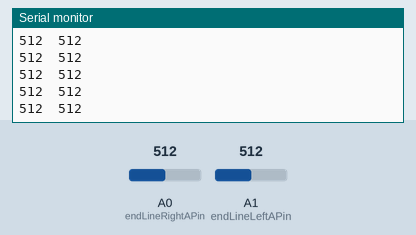
This sketch was run on a simulated Arduino Uno, built with avr-gcc and run on an emulated ATmega328P. Shown: the last lines printed to the serial monitor. Inputs (shaded band) come from the test bench; at power-on: A0 (endLineRightAPin) = 512, A1 (endLineLeftAPin) = 512.

Above: at 1.2 s.
1.3 s: A0 (endLineRightAPin) set to 716
At 1.9 s:
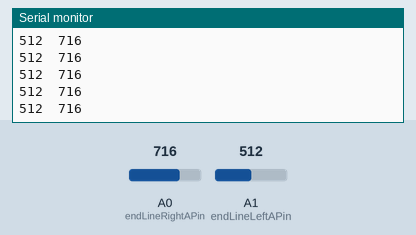
2.8 s: A1 (endLineLeftAPin) set to 716
At 3.5 s:
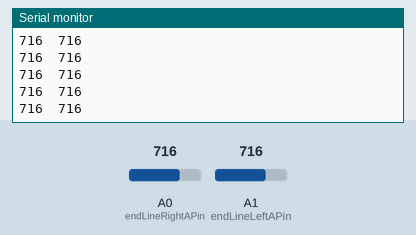
4.3 s: A0 (endLineRightAPin) set to 900
At 5.4 s:
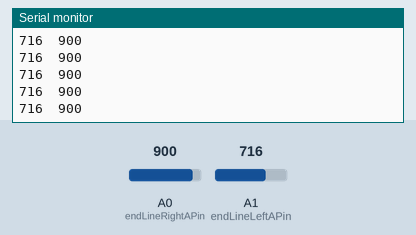
5.8 s: A1 (endLineLeftAPin) set to 900
Timing chart, 0 to 5.8 s (numbered marks = the images above; inputs shaded):
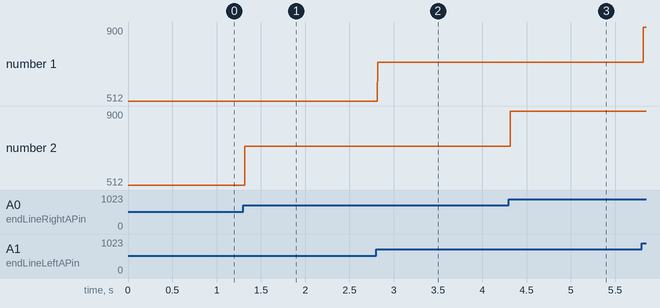

The sketch:

endLignes.ino
```cpp
// Use this sketch to set up the THRESHOLD value in the main Arduino code
// #define THRESHOLD 400 // end lines sensors threshold

int endLineLeftAPin = 1;
int endLineRightAPin = 0;

void setup(){
  Serial.begin(38400);
}

void loop(){
  int valueEndLineLeft = analogRead(endLineLeftAPin);
  int valueEndLineRight = analogRead(endLineRightAPin);
  Serial.print(valueEndLineLeft);
  Serial.print("\t");
  Serial.println(valueEndLineRight);
}
```

Measured:
- after the input at 1.3 s, the serial monitor: prints a new line at once (image 1)
- after the input at 2.8 s, the serial monitor: prints a new line at once (image 2)
- after the input at 4.3 s, the serial monitor: prints a new line at once (image 3)
- plotted number 2: 512 → 716 after the input at 1.3 s, 716 → 900 after the input at 4.3 s
